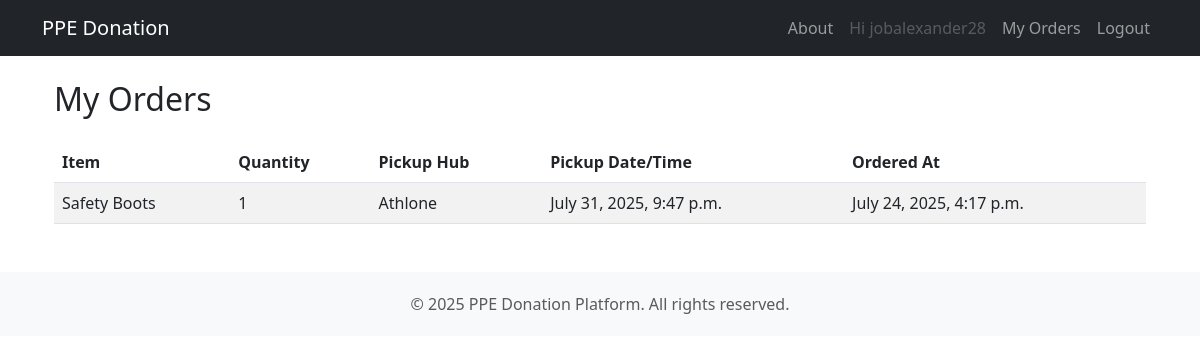
Screenshot of /items/my-orders/ (signed in) with the database file from the repository.
### items/models.py (models this page shows, shortened)
class Order(models.Model):
    user = models.ForeignKey(User, on_delete=models.SET_NULL, null=True, blank=True)
    item = models.ForeignKey(Item, on_delete=models.CASCADE)
    customer_name = models.CharField(max_length=255)
    customer_email = models.EmailField()
    customer_address = models.TextField()
    quantity = models.PositiveIntegerField(default=1)
    pickup_hub = models.ForeignKey('PickupHub', on_delete=models.SET_NULL, null=True, blank=True)
    pickup_datetime = models.DateTimeField(null=True, blank=True)
    ordered_at = models.DateTimeField(auto_now_add=True)
    PAYMENT_STATUS_CHOICES = [
        ('pending', 'Pending'),
        ('paid', 'Paid'),
        ('canceled', 'Canceled'),
        ('failed', 'Failed'),
    ]
    payment_status = models.CharField(max_length=20, choices=PAYMENT_STATUS_CHOICES, default='pending')
    stripe_checkout_session_id = models.CharField(max_length=255, blank=True, null=True)
    stripe_payment_intent = models.CharField(max_length=255, blank=True, null=True)

class Item(models.Model):
    name = models.CharField(max_length=255)
    price = models.FloatField()
    stock = models.IntegerField()
    image_url = models.CharField(max_length=255)

class PickupHub(models.Model):
    name = models.CharField(max_length=100)
    address = models.TextField()
    total_slots = models.PositiveIntegerField(default=10)

### items/views.py (the view)
# urls.py: path('my-orders/', views.my_orders, name='my_orders'),
@login_required
def my_orders(request):
    orders = Order.objects.filter(user=request.user).order_by('-ordered_at')
    return render(request, 'my_orders.html', {'orders': orders})

### items/templates/my_orders.html
{% extends 'base.html' %}
{% block content %}
<div class="container mt-4">
    <h2 class="mb-4">My Orders</h2>
    {% if orders %}
    <table class="table table-striped">
        <thead>
            <tr>
                <th>Item</th>
                <th>Quantity</th>
                <th>Pickup Hub</th>
                <th>Pickup Date/Time</th>
                <th>Ordered At</th>
            </tr>
        </thead>
        <tbody>
            {% for order in orders %}
            <tr>
                <td>{{ order.item.name }}</td>
                <td>{{ order.quantity }}</td>
                <td>{{ order.pickup_hub.name }}</td>
                <td>{{ order.pickup_datetime }}</td>
                <td>{{ order.ordered_at }}</td>
            </tr>
            {% endfor %}
        </tbody>
    </table>
    {% else %}
    <p>You haven’t placed any orders yet.</p>
    {% endif %}
</div>
{% endblock %}

### items/templates/base.html (shortened to what this page needs)
<!DOCTYPE html>
<html lang="en">
<head>
    <link href="https://cdn.jsdelivr.net/npm/bootstrap@5.3.0/dist/css/bootstrap.min.css" rel="stylesheet">
</head>
<body>
<nav class="navbar navbar-expand-lg navbar-dark bg-dark">
  <div class="container">
    <a class="navbar-brand" href="{% url 'home' %}">PPE Donation</a>
    <div class="collapse navbar-collapse" id="navbarNav">
      <ul class="navbar-nav ms-auto">
        <li class="nav-item">
          <a class="nav-link" href="{% url 'about' %}">About</a>
        </li>
        {% if user.is_authenticated %}
          <li class="nav-item">
            <a class="nav-link disabled">Hi {{ user.username }}</a>
          </li>
          <li class="nav-item">
            <a class="nav-link" href="{% url 'my_orders' %}">My Orders</a>
          </li>
          <li class="nav-item">
            <a class="nav-link" href="{% url 'logout' %}">Logout</a>
          </li>
        {% endif %}
      </ul>
    </div>
  </div>
</nav>
<div class="container mt-4">
  {% block content %}{% endblock %}
</div>
<footer class="mt-5">
  <div class="container">
    <p class="text-muted mb-0">© 2025 PPE Donation Platform. All rights reserved.</p>
  </div>
</footer>
</body>
</html>

### items/templates/base.html (style rules this page uses)
footer { background-color: #f8f9fa; padding: 20px 0; margin-top: 40px; text-align: center; }

### rows the page displays
Order: item.name "Safety Boots", quantity "1", pickup_hub.name "Athlone", pickup_datetime "July 31, 2025, 9:47 p.m.", ordered_at "July 24, 2025, 4:17 p.m."

### other values shown
{{ user.username }} "jobalexander28"
